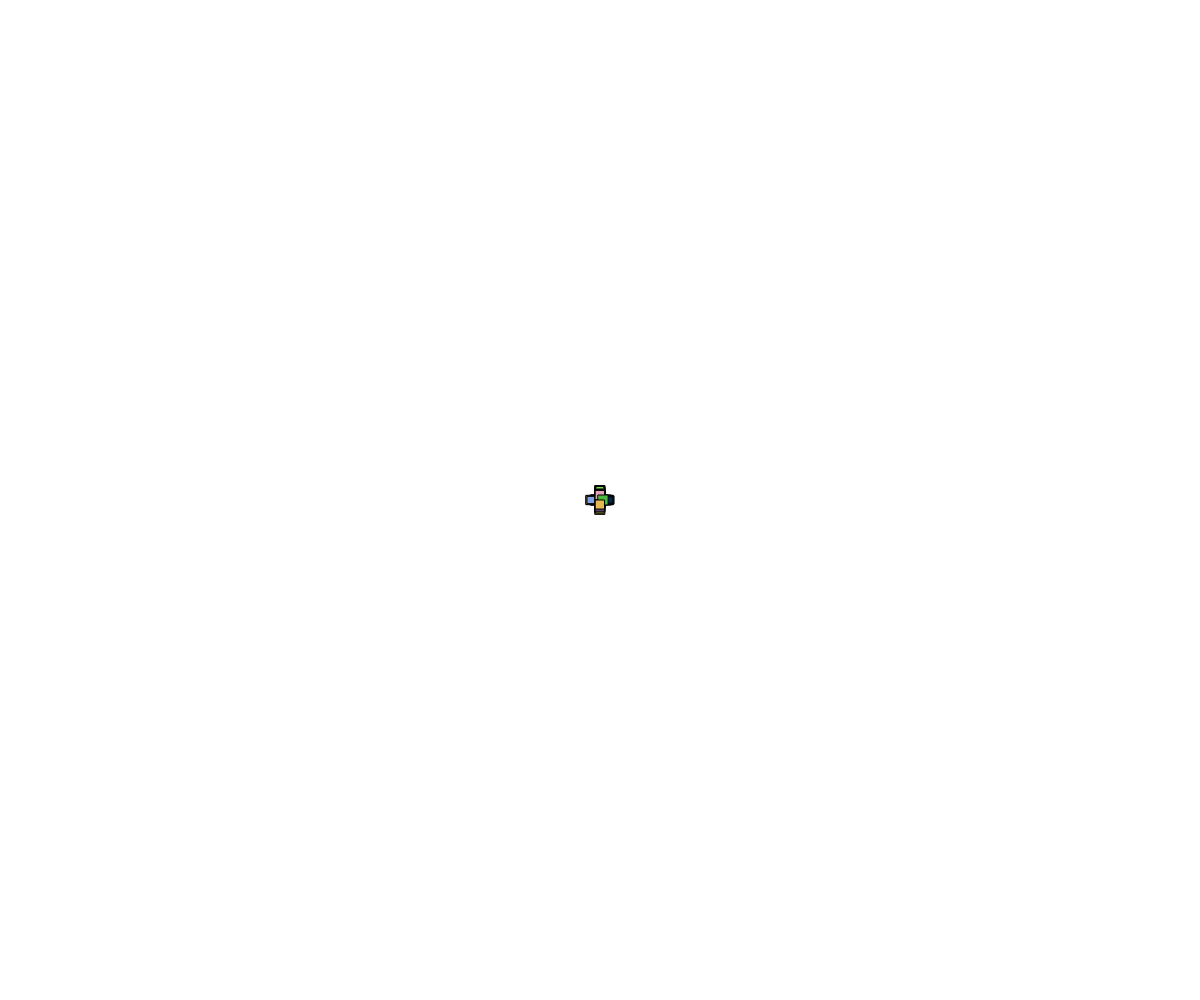
Frame 1 (no input)
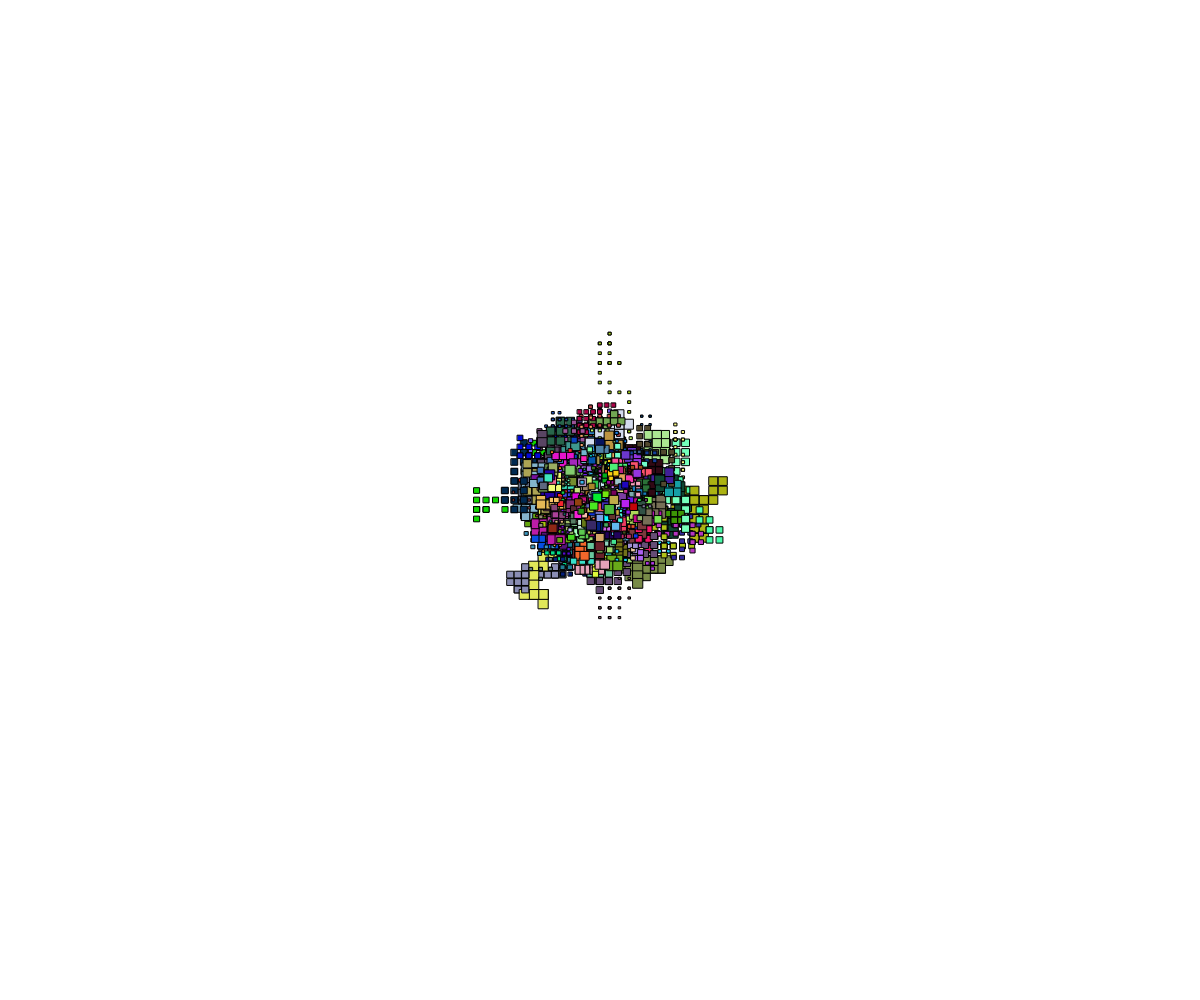
Frame 60 (no input)
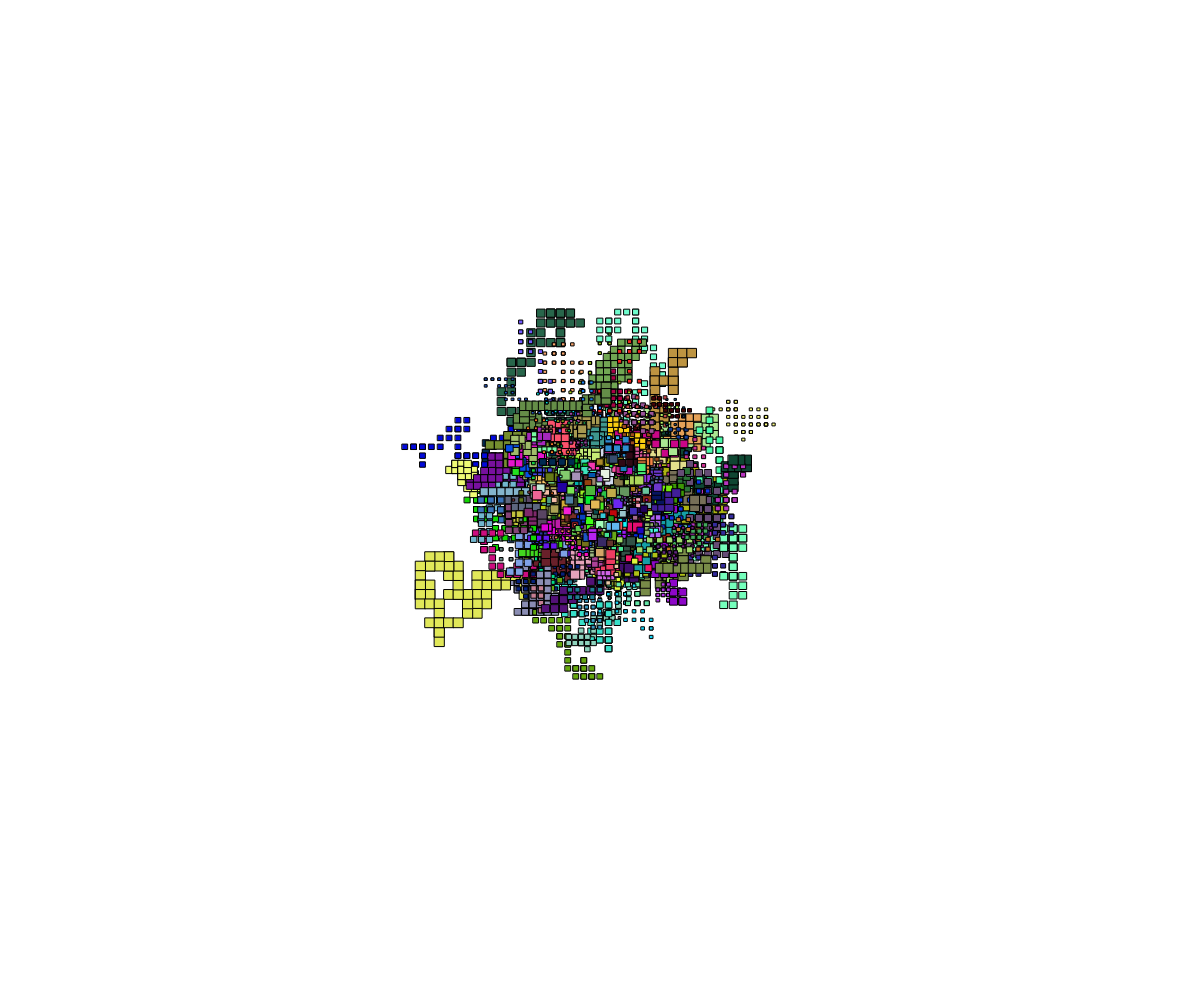
Frame 120 (the mouse pressed at the canvas centre since frame 60)

The p5.js sketch that drew these frames (run headless with seeded random() and noise() and a simulated clock; from frame 60 on, the mouse is pressed at the canvas centre):

// p5.js sketch
// ── sketch.js
// Intro to Objects and Classes
// Lukas Scrobe
// Oct/02/2023
//Random walker class + multiple objects

//Global Variables
let w = [];
const NUM_WALKERS = 300;

function setup() {
  createCanvas(windowWidth, windowHeight);
  for (let i = 0; i < NUM_WALKERS; i++) {
    let randColor = color(random(255), random(255), random(255));
    w.push(new Walker(width / 2, height / 2, randColor));
  }
}

function draw() {
  //background(220);
  for(let current of w){
    current.move();
    current.display();
  }
  
}

class Walker {
  // class constructor and properties
  constructor(x, y, c) {
    this.x = x; this.y = y; this.c = c;
    this.size = random(2,10); this.speed = random(2,10);
  }
  // class methods
  move() { //equally likely chance to ↑ ↓ → ←   (alt-24)
    //0- up , 1-down, 2-left, 3-right
    let moveChoice = Math.floor(random(0, 4));
    if (moveChoice === 0) this.y -= this.speed;  //LEFT
    else if (moveChoice === 1) this.y += this.speed;  //RIGHT
    else if (moveChoice === 2) this.x -= this.speed;  //UP
    else this.x += this.speed;   //DOWN
  }

  display() { //render our walker on the screen at x,y
    rectMode(CENTER);
    fill(this.c);
    square(this.x, this.y, this.size);
  }
}
